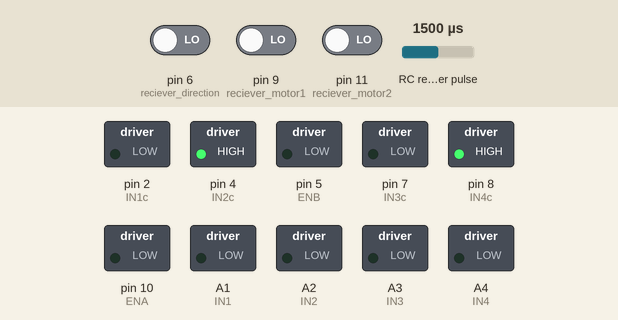
Simulated run of this sketch. Board: Arduino Uno, built with avr-gcc and run on an emulated ATmega328P. Shown: switched loads named in the sketch (green lamp = pin HIGH). Wiring (inferred from the names in the program): RC receiver channel: data pin 3. The test bench sets the inputs (shaded band); at power-on: RC receiver pulse 1500 µs, pin 6 (reciever_direction) LOW, pin 9 (reciever_motor1) LOW, pin 11 (reciever_motor2) LOW.

Above: at 1.2 s.
1.3 s: RC receiver pulse (sensor on pin 3) set to 1454 µs
2.8 s: RC receiver pulse (sensor on pin 3) set to 1433 µs
At 3.9 s:
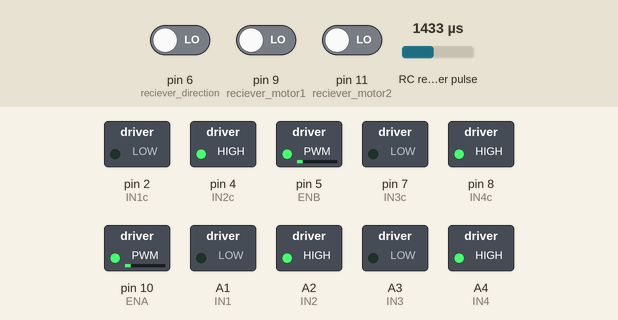
4.3 s: RC receiver pulse (sensor on pin 3) set to 1020 µs
At 5.1 s:
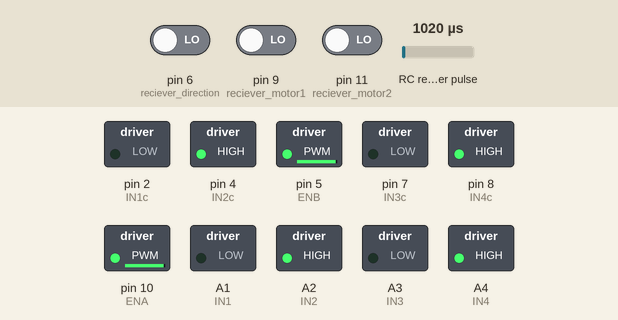
5.8 s: RC receiver pulse (sensor on pin 3) set to 1250 µs
At 6.2 s:
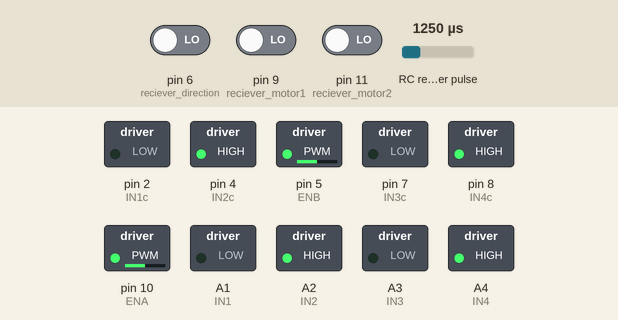
7.3 s: RC receiver pulse (sensor on pin 3) set to 1750 µs
At 8.5 s:
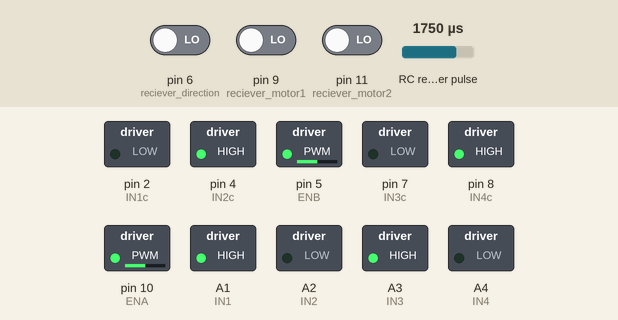
8.8 s: RC receiver pulse (sensor on pin 3) set to 1980 µs
At 9.7 s:
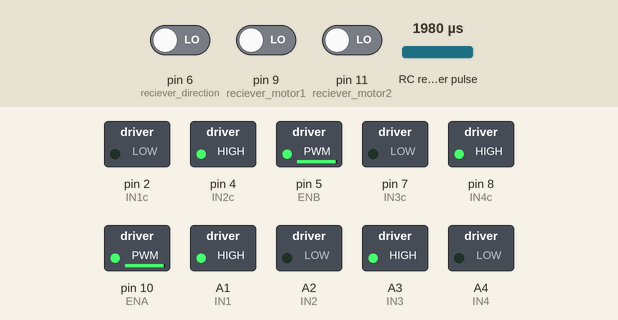
Timing chart, 0 to 11.3 s (numbered marks = the images above; inputs shaded):
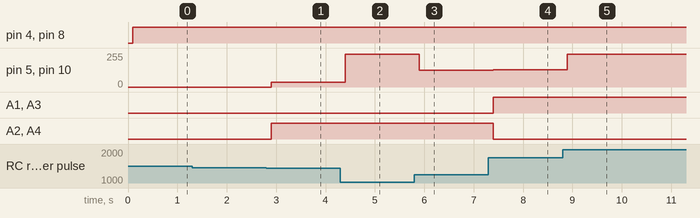

Measured:
- the behaviour switches between 1443 and 1442 µs on RC receiver pulse (sensor on pin 3) (found by bisection; images 0 and 1)
- after the input at 1.3 s, every drawn part: stays the same
- after the input at 2.8 s, pin 5 (ENB), pin 10 (ENA): 0/255 → 34/255 after 0.10 s; A2 (IN2), A4 (IN4): LOW → HIGH after 0.10 s
- after the input at 4.3 s, pin 5 (ENB), pin 10 (ENA): 34/255 → 245/255 after 0.10 s
- after the input at 5.8 s, pin 5 (ENB), pin 10 (ENA): 245/255 → 127/255 after 0.10 s
- after the input at 7.3 s, pin 5 (ENB), pin 10 (ENA): 127/255 → 128/255 after 0.10 s; A1 (IN1), A3 (IN3): LOW → HIGH after 0.10 s; A2 (IN2), A4 (IN4): HIGH → LOW after 0.10 s
- after the input at 8.8 s, pin 5 (ENB), pin 10 (ENA): 128/255 → 245/255 after 0.10 s

The sketch:

Bot.ino
```cpp
#define reciever_throttle 3  // Receiver for right
#define reciever_direction 6 // Receiver for left

#define reciever_motor1 9  // Receiver for claw1
#define reciever_motor2 11  // Receiver for claw2

#define IN1 A1
#define IN2 A2
#define ENA 10
#define ENB 5
#define IN3 A3
#define IN4 A4

#define IN1c 2
#define IN2c 4
#define IN3c 7
#define IN4c 8

//int lastThrottle = 0, lastDirection = 0, lastMotor1 = 0, lastMotor2 = 0;  // Store last valid values

void setup() {
    Serial.begin(9600);

    pinMode(reciever_throttle, INPUT);
    pinMode(reciever_direction, INPUT);
    pinMode(reciever_motor1, INPUT);
    pinMode(reciever_motor2, INPUT);

    pinMode(IN1, OUTPUT);
    pinMode(IN2, OUTPUT);
    pinMode(IN3, OUTPUT);
    pinMode(IN4, OUTPUT);

    pinMode(IN1c, OUTPUT);
    pinMode(IN2c, OUTPUT);
    pinMode(IN3c, OUTPUT);
    pinMode(IN4c, OUTPUT);

    pinMode(ENA, OUTPUT);
    pinMode(ENB, OUTPUT);
}

void loop() {
    unsigned long throttlespeed = pulseIn(reciever_throttle, HIGH, 25000);
    unsigned long directionspeed = pulseIn(reciever_direction, HIGH, 25000);
    unsigned long motor1speed = pulseIn(reciever_motor1, HIGH, 25000);
    unsigned long motor2speed = pulseIn(reciever_motor2, HIGH, 25000);

    if (throttlespeed == 0 || throttlespeed < 900 || throttlespeed > 2100) throttlespeed = 1500;
    if (directionspeed == 0 || directionspeed < 900 || directionspeed > 2100) directionspeed = 1500;

    int throttle = map(throttlespeed, 1000, 2000, -255, 255);
    int direction = map(directionspeed, 1000, 2000, -255, 255);

    if (abs(throttle) < 30) throttle = 0;
    if (abs(direction) < 30) direction = 0;

    //lastThrottle = throttle;
    //lastDirection = direction;

    int left_speed = throttle + direction;
    int right_speed = throttle - direction;

    left_speed = constrain(left_speed, -255, 255);
    right_speed = constrain(right_speed, -255, 255);

    if (left_speed > 0) {
        digitalWrite(IN1, HIGH);
        digitalWrite(IN2, LOW);
        analogWrite(ENA, left_speed);
    } else if (left_speed < 0) {
        digitalWrite(IN1, LOW);
        digitalWrite(IN2, HIGH);
        analogWrite(ENA, -left_speed);
    } else {
        digitalWrite(IN1, LOW);
        digitalWrite(IN2, LOW);
        analogWrite(ENA, 0);
    }

    if (right_speed > 0) {
        digitalWrite(IN3, HIGH);
        digitalWrite(IN4, LOW);
        analogWrite(ENB, right_speed);
    } else if (right_speed < 0) {
        digitalWrite(IN3, LOW);
        digitalWrite(IN4, HIGH);
        analogWrite(ENB, -right_speed);
    } else {
        digitalWrite(IN3, LOW);
        digitalWrite(IN4, LOW);
        analogWrite(ENB, 0);
    }

    // Claw Motor 1 Control
    if (motor1speed > 1800) {
        digitalWrite(IN1c, HIGH);
        digitalWrite(IN2c, LOW);
    } else if (motor1speed < 1200) {
        digitalWrite(IN1c, LOW);
        digitalWrite(IN2c, HIGH);
    } else {
        digitalWrite(IN1c, LOW);
        digitalWrite(IN2c, LOW);
    }

    // Claw Motor 2 Control
    if (motor2speed > 1800) {
        digitalWrite(IN3c, HIGH);
        digitalWrite(IN4c, LOW);
    } else if (motor2speed < 1200) {
        digitalWrite(IN3c, LOW);
        digitalWrite(IN4c, HIGH);
    } else {
        digitalWrite(IN3c, LOW);
        digitalWrite(IN4c, LOW);
    }

    delay(10);
}
```
